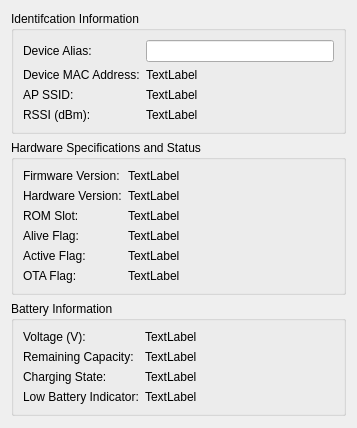
<?xml version="1.0" encoding="UTF-8"?>
<ui version="4.0">
 <class>Dialog</class>
 <widget class="QDialog" name="Dialog">
  <property name="geometry">
   <rect>
    <x>0</x>
    <y>0</y>
    <width>357</width>
    <height>428</height>
   </rect>
  </property>
  <property name="windowTitle">
   <string>Dialog</string>
  </property>
  <layout class="QVBoxLayout" name="verticalLayout">
   <item alignment="Qt::AlignTop">
    <widget class="QGroupBox" name="IdInfo">
     <property name="title">
      <string>Identifcation Information</string>
     </property>
     <layout class="QFormLayout" name="formLayout">
      <item row="0" column="0">
       <widget class="QLabel" name="label">
        <property name="text">
         <string>Device Alias:</string>
        </property>
       </widget>
      </item>
      <item row="0" column="1">
       <widget class="QLineEdit" name="lineAlias"/>
      </item>
      <item row="1" column="0">
       <widget class="QLabel" name="label_2">
        <property name="text">
         <string>Device MAC Address:</string>
        </property>
       </widget>
      </item>
      <item row="1" column="1">
       <widget class="QLabel" name="labelMAC">
        <property name="text">
         <string>TextLabel</string>
        </property>
       </widget>
      </item>
      <item row="2" column="0">
       <widget class="QLabel" name="label_24">
        <property name="text">
         <string>AP SSID: </string>
        </property>
       </widget>
      </item>
      <item row="2" column="1">
       <widget class="QLabel" name="labelSSID">
        <property name="text">
         <string>TextLabel</string>
        </property>
       </widget>
      </item>
      <item row="3" column="0">
       <widget class="QLabel" name="label_26">
        <property name="text">
         <string>RSSI (dBm):</string>
        </property>
       </widget>
      </item>
      <item row="3" column="1">
       <widget class="QLabel" name="labelRSSI">
        <property name="text">
         <string>TextLabel</string>
        </property>
       </widget>
      </item>
     </layout>
    </widget>
   </item>
   <item alignment="Qt::AlignTop">
    <widget class="QGroupBox" name="HWSpecsAndStatus">
     <property name="title">
      <string>Hardware Specifications and Status</string>
     </property>
     <layout class="QFormLayout" name="formLayout_3">
      <item row="0" column="0">
       <widget class="QLabel" name="label_8">
        <property name="text">
         <string>Firmware Version:</string>
        </property>
       </widget>
      </item>
      <item row="1" column="0">
       <widget class="QLabel" name="label_9">
        <property name="text">
         <string>Hardware Version:</string>
        </property>
       </widget>
      </item>
      <item row="2" column="0">
       <widget class="QLabel" name="label_12">
        <property name="text">
         <string>ROM Slot:</string>
        </property>
       </widget>
      </item>
      <item row="0" column="1">
       <widget class="QLabel" name="labelFirmwareVersion">
        <property name="text">
         <string>TextLabel</string>
        </property>
       </widget>
      </item>
      <item row="1" column="1">
       <widget class="QLabel" name="labelHardwareVersion">
        <property name="text">
         <string>TextLabel</string>
        </property>
       </widget>
      </item>
      <item row="2" column="1">
       <widget class="QLabel" name="labelROMSlot">
        <property name="text">
         <string>TextLabel</string>
        </property>
       </widget>
      </item>
      <item row="3" column="0">
       <widget class="QLabel" name="label_18">
        <property name="text">
         <string>Alive Flag:</string>
        </property>
       </widget>
      </item>
      <item row="3" column="1">
       <widget class="QLabel" name="labelAliveFlag">
        <property name="text">
         <string>TextLabel</string>
        </property>
       </widget>
      </item>
      <item row="4" column="0">
       <widget class="QLabel" name="label_20">
        <property name="text">
         <string>Active Flag:</string>
        </property>
       </widget>
      </item>
      <item row="4" column="1">
       <widget class="QLabel" name="labelActiveFlag">
        <property name="text">
         <string>TextLabel</string>
        </property>
       </widget>
      </item>
      <item row="5" column="0">
       <widget class="QLabel" name="label_22">
        <property name="text">
         <string>OTA Flag:</string>
        </property>
       </widget>
      </item>
      <item row="5" column="1">
       <widget class="QLabel" name="labelOTAFlag">
        <property name="text">
         <string>TextLabel</string>
        </property>
       </widget>
      </item>
     </layout>
    </widget>
   </item>
   <item alignment="Qt::AlignTop">
    <widget class="QGroupBox" name="BatteryInfo">
     <property name="title">
      <string>Battery Information</string>
     </property>
     <layout class="QFormLayout" name="formLayout_2">
      <item row="0" column="0">
       <widget class="QLabel" name="label_4">
        <property name="text">
         <string>Voltage (V):</string>
        </property>
       </widget>
      </item>
      <item row="0" column="1">
       <widget class="QLabel" name="labelBatteryVoltage">
        <property name="text">
         <string>TextLabel</string>
        </property>
       </widget>
      </item>
      <item row="1" column="0">
       <widget class="QLabel" name="label_6">
        <property name="text">
         <string>Remaining Capacity:</string>
        </property>
       </widget>
      </item>
      <item row="1" column="1">
       <widget class="QLabel" name="labelBatteryCapacity">
        <property name="text">
         <string>TextLabel</string>
        </property>
       </widget>
      </item>
      <item row="2" column="0">
       <widget class="QLabel" name="label_10">
        <property name="text">
         <string>Charging State:</string>
        </property>
       </widget>
      </item>
      <item row="2" column="1">
       <widget class="QLabel" name="labelChargeState">
        <property name="text">
         <string>TextLabel</string>
        </property>
       </widget>
      </item>
      <item row="3" column="0">
       <widget class="QLabel" name="label_16">
        <property name="text">
         <string>Low Battery Indicator:</string>
        </property>
       </widget>
      </item>
      <item row="3" column="1">
       <widget class="QLabel" name="labelLowBattery">
        <property name="text">
         <string>TextLabel</string>
        </property>
       </widget>
      </item>
     </layout>
    </widget>
   </item>
   <item>
    <spacer name="verticalSpacer">
     <property name="orientation">
      <enum>Qt::Vertical</enum>
     </property>
     <property name="sizeHint" stdset="0">
      <size>
       <width>20</width>
       <height>40</height>
      </size>
     </property>
    </spacer>
   </item>
  </layout>
 </widget>
 <resources/>
 <connections/>
</ui>
